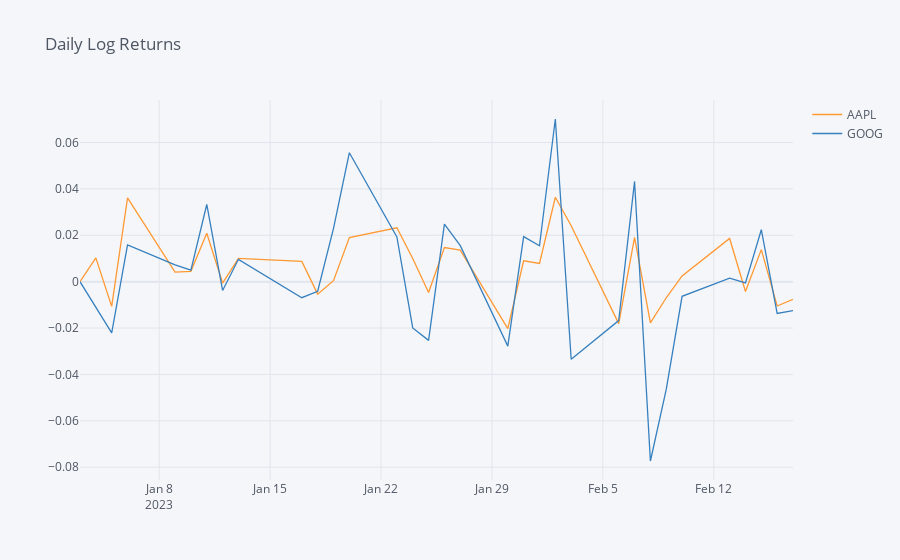

Write notebook code for a chart like this one.
### Markdown cell above
## Visualising Return Series
We'll now plot historical daily log normal return series of NIFTY Index using just one line of code.

### Code cell
daily_returns[['AAPL','GOOG']].iplot(title='Daily Log Returns')
